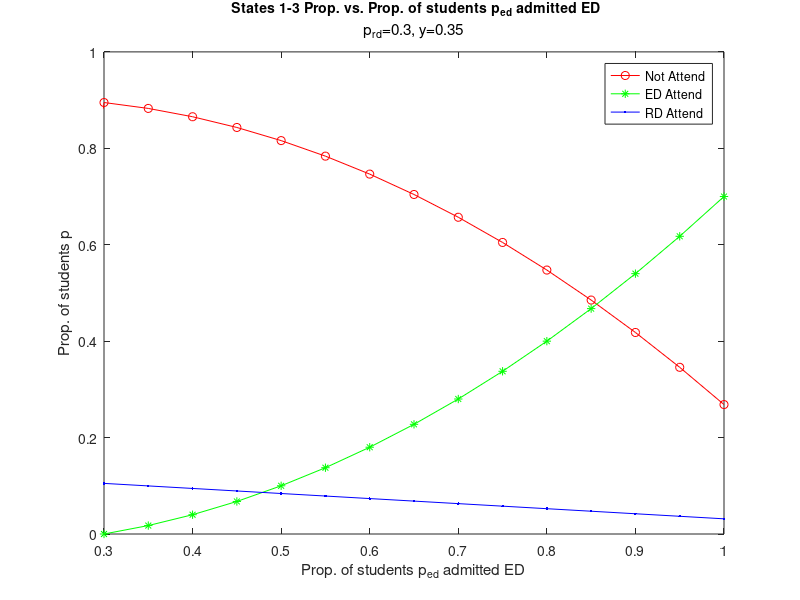

Source code (MATLAB):
clear all; close all;

n = 20; % number of intervals
for i = 6:n
ped = i*(1/n); % College's ED acceptance rate
prd = 0.3; % College's RD acceptance rate
y = 0.35; % RD yield rate

a = 1;
r = a*(ped-prd); % we make proportion of ppl applying ED proportional to difference in ped and prd
r2 = 1-r;

% States 1-7: Rejected, ED Attend, RD Attend, ED pool, RD pool, RD Admit,
% original pool

% transition matrix
A=[1 0 0 1-ped 1-prd 1-y 0
   0 1 0 ped 0 0 0 
   0 0 1 0 0 y 0
   0 0 0 0 0 0 r
   0 0 0 0 0 0 r2
   0 0 0 0 prd 0 0
   0 0 0 0 0 0 0];

% starting condition: all in state final state
ci = [0 0 0 0 0 0 1]';
ciFinal = (A^3*ci)';

C1(i+1) = ciFinal(1); %avoid 0 indexing
C2(i+1) = ciFinal(2);
Cn(i+1) = ciFinal(3);
end

figure;
plot((0:n)/n, C1,'-ro');
hold on;
plot((0:n)/n, C2,'-g*');
hold on;
plot((0:n)/n, Cn,'-b.');
xlim([0.3 1])
ylim([0 1])
legend('Not Attend','ED Attend','RD Attend');
xlabel('{Prop. of students p_{ed} admitted ED}');
ylabel('{Prop. of students p}');
title({'{\bf\fontsize{14} States 1-3 Prop. vs. Prop. of students p_{ed} admitted ED}'; 'p_{rd}=0.3, y=0.35'},'FontWeight','Normal');